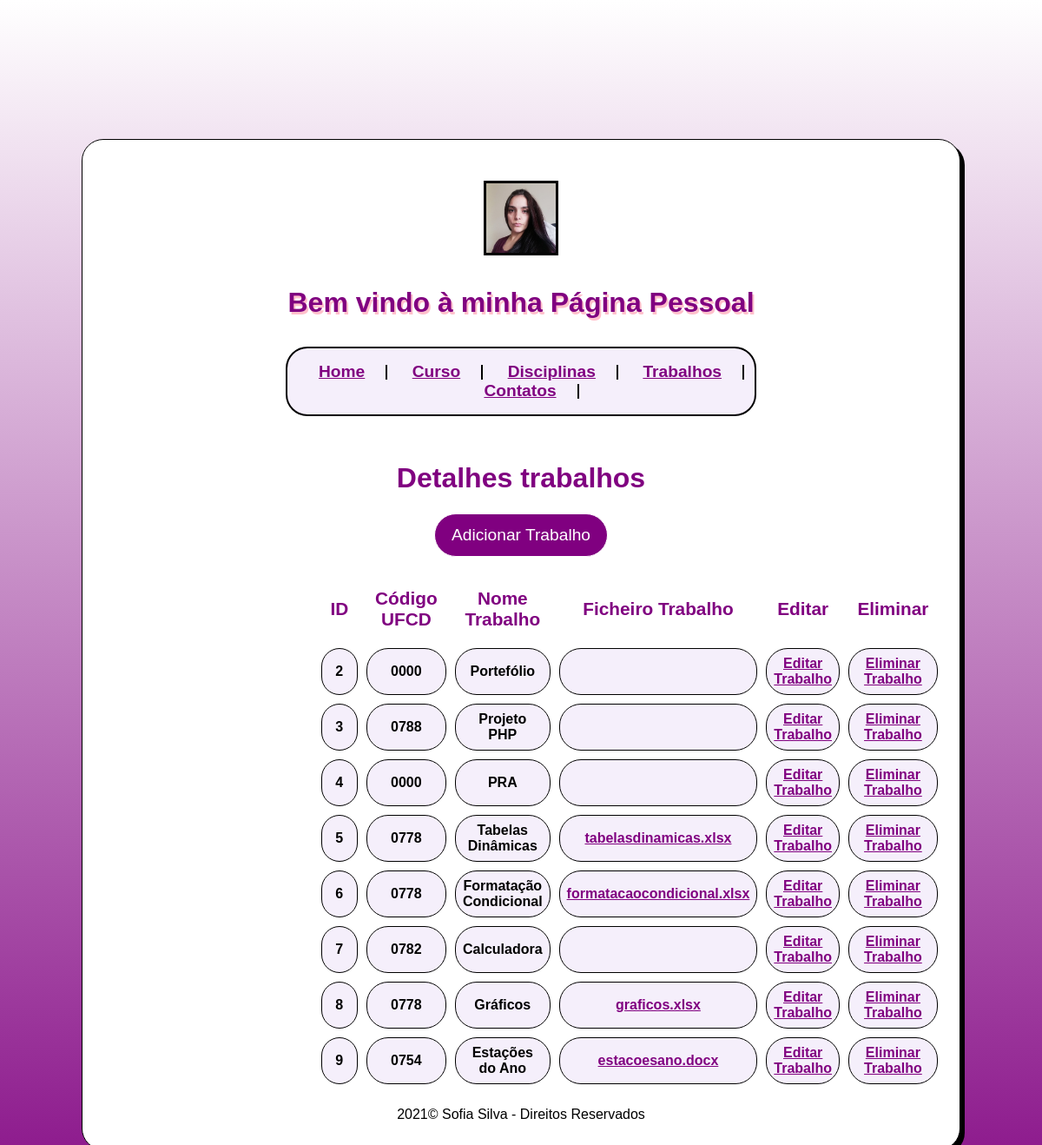
The page /projetoPHP/trabalhos.php on the database its author committed.
### tables this page shows
CREATE TABLE `works` (
  `id` int(11) NOT NULL COMMENT 'identifier',
  `ufcd_code_subjects` varchar(10) NOT NULL COMMENT 'ufcd code of subjects',
  `work_name` varchar(30) NOT NULL COMMENT 'work name',
  `file_work` varchar(100) NOT NULL
);

### projetoPHP/trabalhos.php (the view, shortened to what this page needs)
<?php include "config.php"; ?>
<!DOCTYPE html>
<html>
<head>
	<?php include 'head.php'; ?>
</head>
<body>
	<header>
		<?php include 'header.php'; ?>
	<div class="title">
		<h1>Detalhes trabalhos</h1>
		<button onclick="window.location='criarTrabalhos.php'">Adicionar Trabalho</button>
	</div>
	<?php
	$sql = "SELECT * FROM works";
	$result = mysqli_query($conn, $sql);
	if ($result) {
		$numberOfLines = mysqli_num_rows($result);
		if ($numberOfLines > 0) {
			echo "<div>";
			echo "<table>";
			echo "<tr>";
			echo "<th>ID</th>";
			echo "<th>Código UFCD</th>";
			echo "<th>Nome Trabalho</th>";
			echo "<th>Ficheiro Trabalho</th>";
			echo "<th>Editar</th>";
			echo "<th>Eliminar</th>";
			echo "</tr>";
			while ($line = mysqli_fetch_array($result)) {
				$filework = $line["file_work"];
				echo "<tr>";
				echo "<td>" . $line['id'] . "</td>";
				echo "<td>" . $line['ufcd_code_subjects'] . "</td>";
				echo "<td>" . $line['work_name'] . "</td>";
				echo "<td><a href='/projetoPHP/works/$filework'>" . $line['file_work'] . "</a></td>";
				echo "<td><a href='editarTrabalhos.php?id=" . $line['id'] . "'>Editar Trabalho</a></td>";
				echo "<td><a href='eliminarTrabalhos.php?id=" . $line['id'] . "'>Eliminar Trabalho</a></td>";
				echo "</tr>";
			}
			echo "</table>";
			echo "</div>";
		} else {
			echo "<div>";
			echo "Não existem dados a apresentar";
			echo "</div>";
		}
	} else {
		echo "ERRO! Não consegui executar a consulta SQL! " . mysqli_error($conn);
	}
	?>
	<footer>
		<?php include 'footer.php'; ?>
	</footer>
</body>
</html>

### rows shown on the page
works: id "2", ufcd_code_subjects "0000", work_name "Portefólio"
works: id "3", ufcd_code_subjects "0788", work_name "Projeto PHP"
works: id "4", ufcd_code_subjects "0000", work_name "PRA"
works: id "5", ufcd_code_subjects "0778", work_name "Tabelas Dinâmicas", file_work "tabelasdinamicas.xlsx"
works: id "6", ufcd_code_subjects "0778", work_name "Formatação Condicional", file_work "formatacaocondicional.xlsx"
works: id "7", ufcd_code_subjects "0782", work_name "Calculadora"
works: id "8", ufcd_code_subjects "0778", work_name "Gráficos", file_work "graficos.xlsx"
works: id "9", ufcd_code_subjects "0754", work_name "Estações do Ano", file_work "estacoesano.docx"
